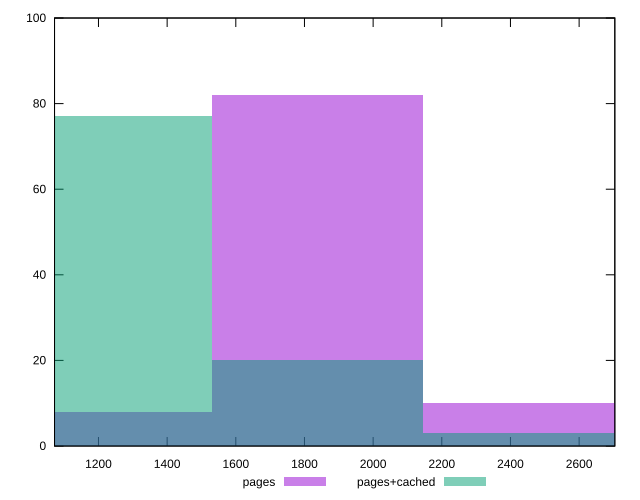

Generate this figure with gnuplot:
reset

$pages <<EOF
1838.1059730133686 82
2450.807964017825 10
1225.4039820089124 8
EOF

$pagesCached <<EOF
1838.1059730133686 20
1225.4039820089124 77
2450.807964017825 3
EOF

set key outside below
set boxwidth 612.7019910044562
set xrange [1072:2704]
set yrange [0:100]
set trange [0:100]
set style fill transparent solid 0.5 noborder
set terminal svg size 640, 500 enhanced background rgb 'white'
set output "report_00013_2021-02-09T12-04-24.940Z/render-blocking-resources/comparison/histogram/0_vs_1.svg"

plot $pages title "pages" with boxes, \
     $pagesCached title "pages+cached" with boxes

reset
